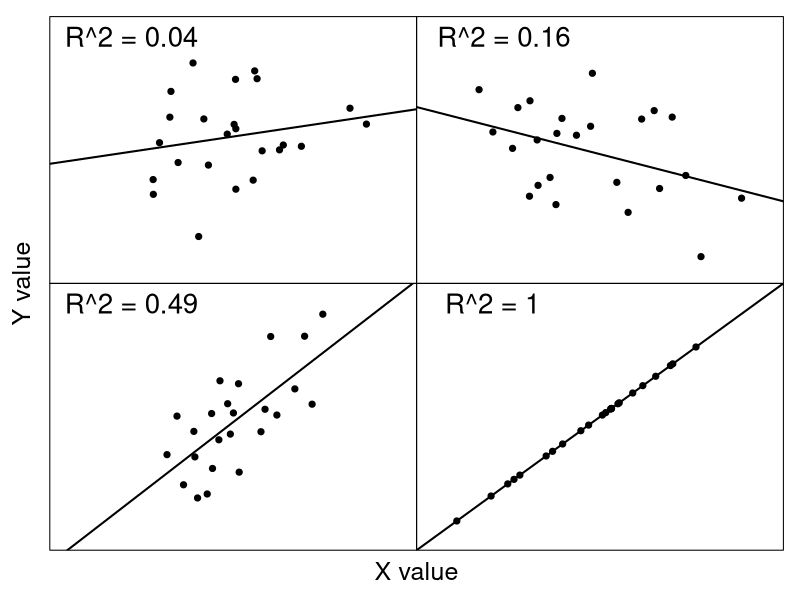
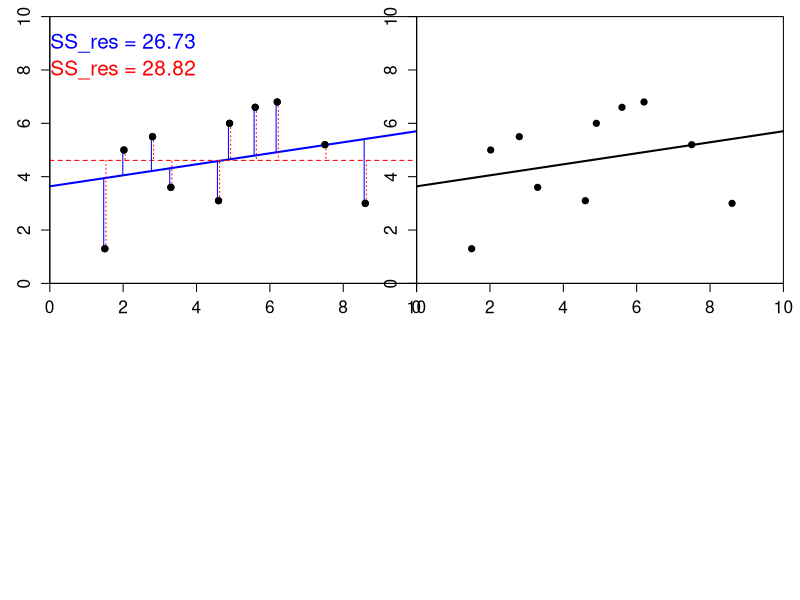

Write the R code that produced these figures, in order.
## ---- chunk 1
library(knitr);
opts_chunk$set(echo = FALSE);
## ---- chunk 2
par(mfrow = c(2, 2), mar = c(0, 0, 0, 0), oma = c(3, 3, 1, 1));
X1 <- rnorm(n = 24, mean = 0, sd = 1);
Y1 <- rnorm(n = 24, mean = 0, sd = 1);
while(cor(X1, Y1) < 0.199 | cor(X1, Y1) > 0.201){
  X1 <- rnorm(n = 24, mean = 0, sd = 1);
  Y1 <- rnorm(n = 24, mean = 0, sd = 1);
}
plot(x = X1, y = Y1, pch = 20, xlab = "X value", cex = 1.5, xlim = c(-3, 3),
     ylim = c(-3, 3), xaxt = "n", yaxt = "n", cex.lab = 1.25, ylab = "Y value",
     line = 1);
text(x = -1.8, y = 2.75, labels = "R^2 = 0.04", cex = 2, hjust = 0);
B0 <- as.numeric(lm(Y1~X1)$coefficients[1]);
B1 <- as.numeric(lm(Y1~X1)$coefficients[2]);
abline(a = B0, b = B1, lwd = 2);
## Row 2
X1 <- rnorm(n = 24, mean = 0, sd = 1);
Y1 <- rnorm(n = 24, mean = 0, sd = 1);
while(cor(X1, Y1) > -0.399 | cor(X1, Y1) < -0.401){
  X1 <- rnorm(n = 24, mean = 0, sd = 1);
  Y1 <- rnorm(n = 24, mean = 0, sd = 1);
}
plot(x = X1, y = Y1, pch = 20, xlab = "X value", cex = 1.5, xlim = c(-3, 3),
     ylim = c(-3, 3), xaxt = "n", yaxt = "n", cex.lab = 1.25, ylab = "Y value",
     line = 1);
text(x = -1.7, y = 2.75, labels = "R^2 = 0.16", cex = 2, hjust = 0);
B0 <- as.numeric(lm(Y1~X1)$coefficients[1]);
B1 <- as.numeric(lm(Y1~X1)$coefficients[2]);
abline(a = B0, b = B1, lwd = 2);
## Row 3
X1 <- rnorm(n = 24, mean = 0, sd = 1);
Y1 <- rnorm(n = 24, mean = 0, sd = 1);
while(cor(X1, Y1) < 0.699 | cor(X1, Y1) > 0.701){
  X1 <- rnorm(n = 24, mean = 0, sd = 1);
  Y1 <- rnorm(n = 24, mean = 0, sd = 1);
}
plot(x = X1, y = Y1, pch = 20, xlab = "X value", cex = 1.5, xlim = c(-3, 3),
     ylim = c(-3, 3), xaxt = "n", yaxt = "n", cex.lab = 1.25, ylab = "Y value",
     line = 1);
text(x = -1.8, y = 2.75, labels = "R^2 = 0.49", cex = 2, hjust = 0);
B0 <- as.numeric(lm(Y1~X1)$coefficients[1]);
B1 <- as.numeric(lm(Y1~X1)$coefficients[2]);
abline(a = B0, b = B1, lwd = 2);
## Row 2
X1 <- rnorm(n = 24, mean = 0, sd = 1);
Y1 <- X1;
plot(x = X1, y = Y1, pch = 20, xlab = "X value", cex = 1.5, xlim = c(-3, 3),
     ylim = c(-3, 3), xaxt = "n", yaxt = "n", cex.lab = 1.25, ylab = "Y value",
     line = 1);
text(x = -1.9, y = 2.75, labels = "R^2 = 1", cex = 2, hjust = 0);
mtext(text="X value",side=1,line=1,outer=TRUE, cex = 1.5);
mtext(text="Y value",side=2,line=1,outer=TRUE, cex = 1.5);
B0 <- as.numeric(lm(Y1~X1)$coefficients[1]);
B1 <- as.numeric(lm(Y1~X1)$coefficients[2]);
abline(a = B0, b = B1, lwd = 2);
## ---- chunk 3
X1 <- c(2.02, 8.6, 4.9, 1.5, 2.8, 4.6, 7.5, 6.2, 3.3, 5.6);
Y1 <- c(5, 3, 6, 1.3, 5.5, 3.1, 5.2, 6.8, 3.6, 6.6);
B0 <- as.numeric(lm(Y1~X1)$coefficients[1]);
B1 <- as.numeric(lm(Y1~X1)$coefficients[2]);
resi <- lm(Y1~X1)$residuals;
mxrs <- which(X1 == max(X1));
plot(x = X1, y = Y1, pch = 20, xlab = "Independent Variable X", cex = 1.5, 
     xlim = c(0, 10), ylim = c(0, 10), cex.lab = 1.25, cex.axis = 1.25,
     ylab = "Dependent Variable Y", yaxs = "i", xaxs = "i");
abline(a = B0, b = B1, lwd = 2, col = "blue");
abline(h = mean(Y1), col = "red", lty = "dashed");
for(i in 1:length(X1)){
  points(x = c(X1[i] - 0.03, X1[i] - 0.03), y = c(Y1[i], B0 + X1[i]*B1), 
         col = "blue", lwd = 1, type = "l");
  points(x = c(X1[i] + 0.03, X1[i] + 0.03), y = c(Y1[i], mean(Y1)), col = "red",
         lwd = 1, lty = "dotted", type = "l");
}
points(x = X1, y = Y1, pch = 20, xlab = "Independent Variable X", cex = 1.5, 
     xlim = c(0, 10), ylim = c(0, 10), cex.lab = 1.25, cex.axis = 1.25,
     ylab = "Dependent Variable Y", yaxs = "i", xaxs = "i");
text(x = 2, hjust = 0, y = 9, labels = "SS_res = 26.73", cex = 1.5, 
     col = "blue");
text(x = 2, hjust = 0, y = 8, labels = "SS_res = 28.82", cex = 1.5, 
     col = "red");
## ---- chunk 4
X1 <- c(2.02, 8.6, 4.9, 1.5, 2.8, 4.6, 7.5, 6.2, 3.3, 5.6);
Y1 <- c(5, 3, 6, 1.3, 5.5, 3.1, 5.2, 6.8, 3.6, 6.6);
B0 <- as.numeric(lm(Y1~X1)$coefficients[1]);
B1 <- as.numeric(lm(Y1~X1)$coefficients[2]);
resi <- lm(Y1~X1)$residuals;
mxrs <- which(X1 == max(X1));
plot(x = X1, y = Y1, pch = 20, xlab = "Independent Variable X", cex = 1.5, 
     xlim = c(0, 10), ylim = c(0, 10), cex.lab = 1.25, cex.axis = 1.25,
     ylab = "Dependent Variable Y", yaxs = "i", xaxs = "i");
abline(a = B0, b = B1, lwd = 2);
